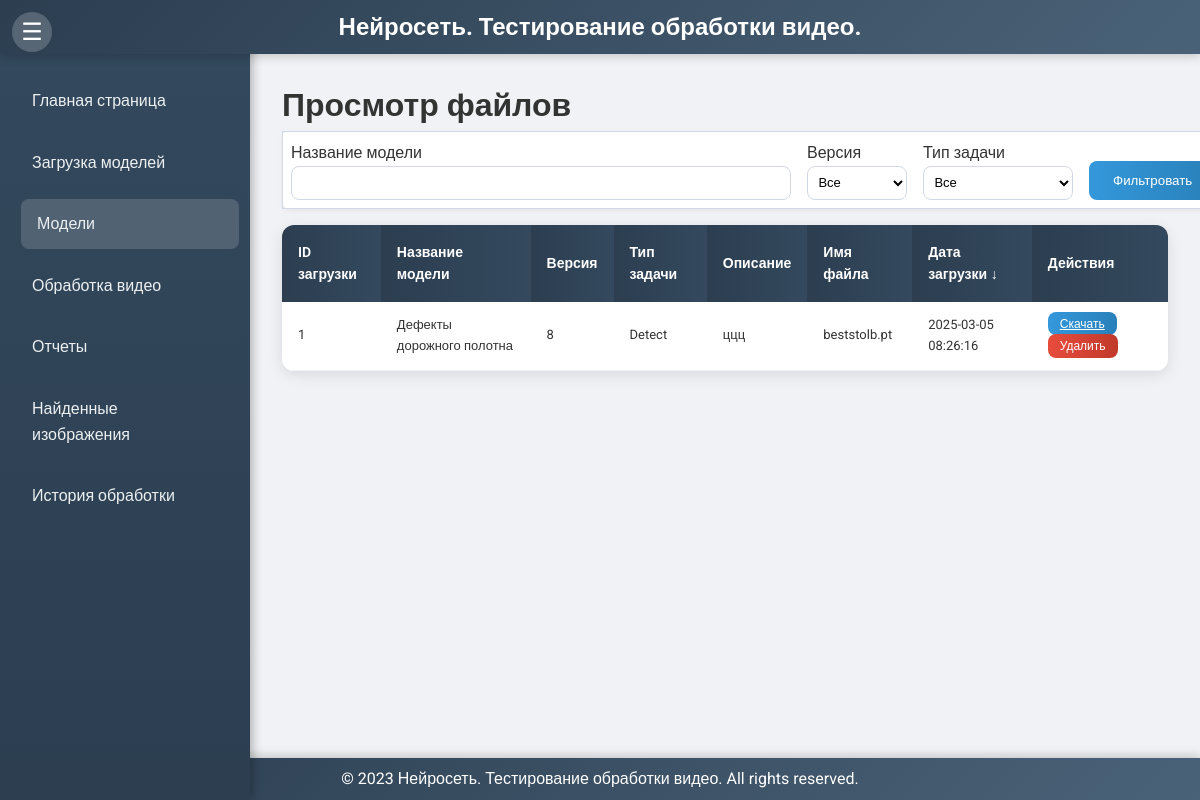
Before: /view with the older database file.
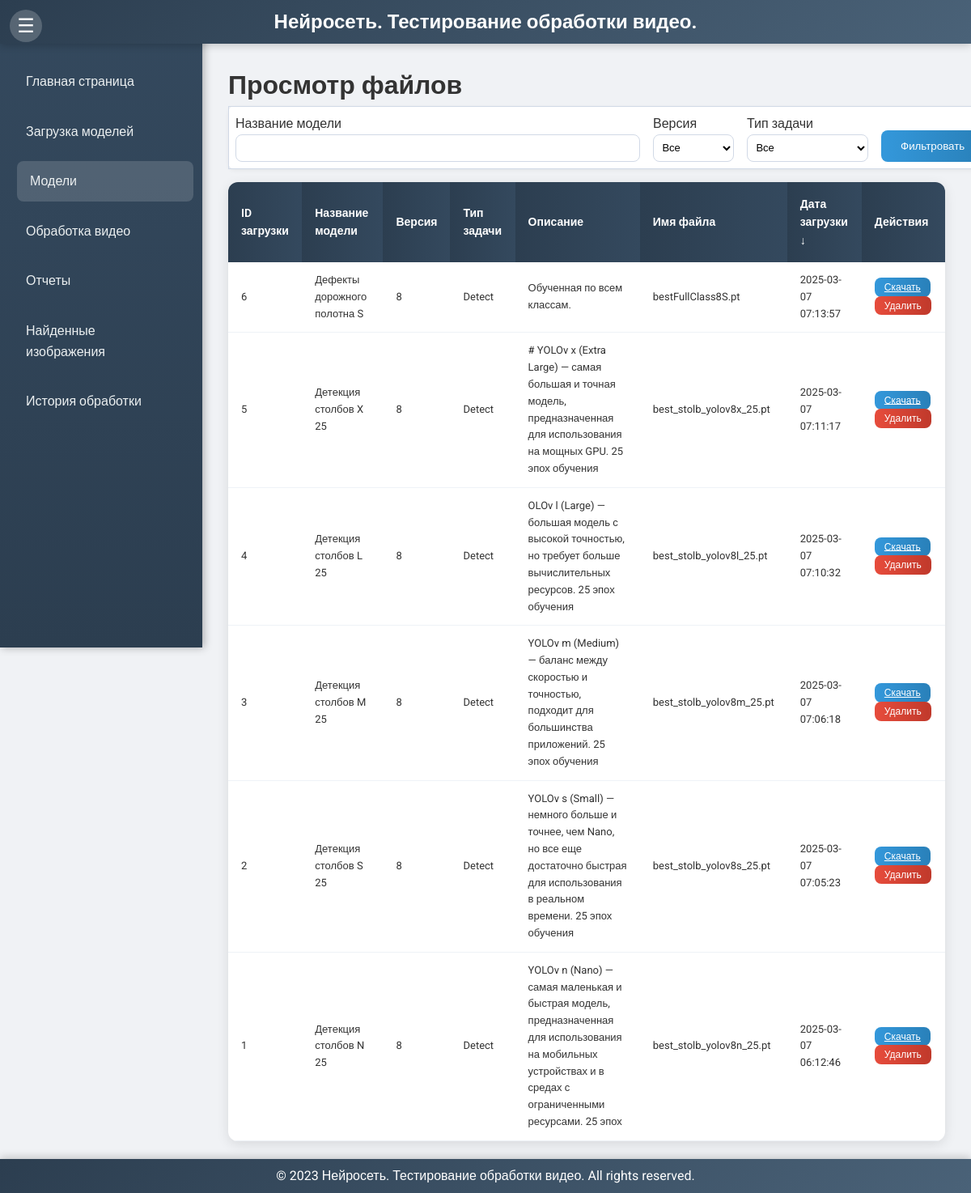
After: the same page with the newer database file.
### models.py (models this page shows)
class UploadedFile(db.Model):
    id = db.Column(db.Integer, primary_key=True)
    model_name = db.Column(db.String(255), nullable=False)
    version = db.Column(db.String(10), nullable=False)
    task_type = db.Column(db.String(50), nullable=False)
    description = db.Column(db.Text, nullable=False)
    file_path = db.Column(db.String(255), nullable=False)
    original_filename = db.Column(db.String(255), nullable=False)
    filename_without_guid = db.Column(db.String(255), nullable=False)
    upload_datetime = db.Column(db.DateTime, default=datetime.utcnow)

### app.py (the view)
@app.route('/view', methods=['GET'])
def view_files():
    model_name = request.args.get('model_name')
    version = request.args.get('version')
    task_type = request.args.get('task_type')
    sort_by = request.args.get('sort_by', 'upload_datetime')
    sort_dir = request.args.get('sort_dir', 'desc')
    query = UploadedFile.query
    if model_name:
        query = query.filter(UploadedFile.model_name.ilike(f'%{model_name}%'))
    if version:
        query = query.filter_by(version=version)
    if task_type:
        query = query.filter_by(task_type=task_type)
    sortable_fields = {
        'id': UploadedFile.id,
        'model_name': UploadedFile.model_name,
        'version': UploadedFile.version,
        'task_type': UploadedFile.task_type,
        'description': UploadedFile.description,
        'filename_without_guid': UploadedFile.filename_without_guid,
        'upload_datetime': UploadedFile.upload_datetime
    }
    if sort_by in sortable_fields:
        sort_column = sortable_fields[sort_by]
        if sort_dir == 'asc':
            query = query.order_by(asc(sort_column))
        else:
            query = query.order_by(desc(sort_column))
    files = query.all()
    unique_model_names = [row[0] for row in db.session.query(distinct(UploadedFile.model_name)).all()]
    return render_template(
        'view.html',
        files=files,
        current_page='view',
        sort_by=sort_by,
        sort_dir=sort_dir,
        unique_model_names=unique_model_names
    )

### templates/view.html (shortened to what this page needs)
{% extends 'base.html' %}
{% block content %}
    <h1>Просмотр файлов</h1>
    <form method="GET" action="{{ url_for('view_files') }}">
        <table class="filter-table">
            <tr>
                <td class="form-group compact">
                    <label for="model_name">Название модели</label>
                    <input type="text" id="model_name" name="model_name" class="form-control compact-input" value="" list="model_names" autocomplete="off" style="width: 500px;">
                </td>
                <td class="form-group compact">
                    <label for="version">Версия</label>
                    <select id="version" name="version" class="form-control compact-input" style="width: 100px;">
                        <option value="">Все</option>
                    </select>
                </td>
                <td class="form-group compact">
                    <label for="task_type">Тип задачи</label>
                    <select id="task_type" name="task_type" class="form-control compact-input" style="width: 150px;">
                        <option value="">Все</option>
                    </select>
                </td>
                <td class="form-group compact filter-button">
                    <button type="submit" class="btn btn-primary">Фильтровать</button>
                </td>
            </tr>
        </table>
    </form>
    <table class="modern-table">
        <thead>
            <tr>
                <th><a href="{{ url_for('view_files', model_name=request.args.get('model_name'), version=request.args.get('version'), task_type=request.args.get('task_type'), sort_by='id', sort_dir='asc' if sort_by == 'id' and sort_dir == 'desc' else 'desc') }}" class="table-link">ID загрузки {% if sort_by == 'id' %}{{ '↑' if sort_dir == 'asc' else '↓' }}{% endif %}</a></th>
                <th><a href="{{ url_for('view_files', model_name=request.args.get('model_name'), version=request.args.get('version'), task_type=request.args.get('task_type'), sort_by='model_name', sort_dir='asc' if sort_by == 'model_name' and sort_dir == 'desc' else 'desc') }}" class="table-link">Название модели {% if sort_by == 'model_name' %}{{ '↑' if sort_dir == 'asc' else '↓' }}{% endif %}</a></th>
                <th><a href="{{ url_for('view_files', model_name=request.args.get('model_name'), version=request.args.get('version'), task_type=request.args.get('task_type'), sort_by='version', sort_dir='asc' if sort_by == 'version' and sort_dir == 'desc' else 'desc') }}" class="table-link">Версия {% if sort_by == 'version' %}{{ '↑' if sort_dir == 'asc' else '↓' }}{% endif %}</a></th>
                <th><a href="{{ url_for('view_files', model_name=request.args.get('model_name'), version=request.args.get('version'), task_type=request.args.get('task_type'), sort_by='task_type', sort_dir='asc' if sort_by == 'task_type' and sort_dir == 'desc' else 'desc') }}" class="table-link">Тип задачи {% if sort_by == 'task_type' %}{{ '↑' if sort_dir == 'asc' else '↓' }}{% endif %}</a></th>
                <th><a href="{{ url_for('view_files', model_name=request.args.get('model_name'), version=request.args.get('version'), task_type=request.args.get('task_type'), sort_by='description', sort_dir='asc' if sort_by == 'description' and sort_dir == 'desc' else 'desc') }}" class="table-link">Описание {% if sort_by == 'description' %}{{ '↑' if sort_dir == 'asc' else '↓' }}{% endif %}</a></th>
                <th><a href="{{ url_for('view_files', model_name=request.args.get('model_name'), version=request.args.get('version'), task_type=request.args.get('task_type'), sort_by='filename_without_guid', sort_dir='asc' if sort_by == 'filename_without_guid' and sort_dir == 'desc' else 'desc') }}" class="table-link">Имя файла {% if sort_by == 'filename_without_guid' %}{{ '↑' if sort_dir == 'asc' else '↓' }}{% endif %}</a></th>
                <th><a href="{{ url_for('view_files', model_name=request.args.get('model_name'), version=request.args.get('version'), task_type=request.args.get('task_type'), sort_by='upload_datetime', sort_dir='asc' if sort_by == 'upload_datetime' and sort_dir == 'desc' else 'desc') }}" class="table-link">Дата загрузки {% if sort_by == 'upload_datetime' %}{{ '↑' if sort_dir == 'asc' else '↓' }}{% endif %}</a></th>
                <th>Действия</th>
            </tr>
        </thead>
        <tbody>
            {% for file in files %}
            <tr>
                <td>{{ file.id }}</td>
                <td>{{ file.model_name }}</td>
                <td>{{ file.version }}</td>
                <td>{{ file.task_type }}</td>
                <td>{{ file.description }}</td>
                <td>{{ file.filename_without_guid }}</td>
                <td>{{ file.upload_datetime.strftime('%Y-%m-%d %H:%M:%S') }}</td>
                <td>
                    <a href="{{ url_for('download_file', file_id=file.id) }}" class="btn btn-primary btn-sm">Скачать</a>
                    <form method="POST" action="{{ url_for('delete_file', file_id=file.id) }}" style="display:inline;">
                        <button type="submit" class="btn btn-danger btn-sm" onclick="return confirm('Вы уверены, что хотите удалить этот файл?');">Удалить</button>
                    </form>
                </td>
            </tr>
            {% endfor %}
        </tbody>
    </table>
{% endblock %}

### templates/base.html (shortened to what this page needs)
<!DOCTYPE html>
<html lang="en">
<head>
    <link rel="stylesheet" href="{{ url_for('static', filename='css/styles.css') }}">
</head>
<body>
    <header>
        <h1>Нейросеть. Тестирование обработки видео.</h1>
        <button class="menu-toggle" onclick="toggleMenu()">☰</button>
    </header>
    <div id="sidebar" style="left: 0;">
        <nav>
            <ul>
                <li><a href="{{ url_for('index') }}" class="{% if current_page == 'index' %}active{% endif %}">Главная страница</a></li>
                <li><a href="{{ url_for('upload_file') }}" class="{% if current_page == 'upload' %}active{% endif %}">Загрузка моделей</a></li>
                <li><a href="{{ url_for('view_files') }}" class="{% if current_page == 'view' %}active{% endif %}">Модели</a></li>
                <li><a href="{{ url_for('process_video') }}" class="{% if current_page == 'process_video' %}active{% endif %}">Обработка видео</a></li>
                <li><a href="{{ url_for('reports') }}" class="{% if current_page == 'reports' %}active{% endif %}">Отчеты</a></li>
                <li><a href="{{ url_for('found_images') }}" class="{% if current_page == 'found_images' %}active{% endif %}">Найденные изображения</a></li>
                <li><a href="{{ url_for('processing_history') }}" class="{% if current_page == 'processing_history' %}active{% endif %}">История обработки</a></li>
            </ul>
        </nav>
    </div>
    <div id="content" style="margin-left: 250px;">
        {% block content %}{% endblock %}
    </div>
    <footer>
        <p>© 2023 Нейросеть. Тестирование обработки видео. All rights reserved.</p>
    </footer>
</body>
</html>

### static/css/styles.css (style rules this page uses)
* { margin: 0; padding: 0; box-sizing: border-box; }
body { font-family: 'Roboto', sans-serif; line-height: 1.6; background-color: #f0f2f5; color: #333; }
header { background: linear-gradient(135deg, #2c3e50, #4a6278); color: white; padding: 0.5rem 1rem; width: 100%; position: fixed; top: 0; left: 0; z-index: 1000; display: flex; align-items: center; justify-content: center; box-shadow: 0 2px 10px rgba(0, 0, 0, 0.2); }
header h1 { font-size: 1.5rem; margin: 0; }
#sidebar { width: 250px; background: linear-gradient(180deg, #34495e, #2c3e50); height: 100vh; position: fixed; top: 0; left: -250px; padding-top: 3rem; transition: left 0.3s ease; z-index: 900; box-shadow: 2px 0 10px rgba(0, 0, 0, 0.3); }
#sidebar nav ul { list-style: none; padding: 1rem; }
#sidebar nav ul li { margin: 0.75rem 0; }
#sidebar nav ul li a { color: #ecf0f1; text-decoration: none; display: block; padding: 0.75rem 1rem; border-radius: 8px; transition: background-color 0.3s, transform 0.2s; font-weight: 500; }
#sidebar nav ul li a:hover, #sidebar nav ul li a.active { background-color: rgba(255, 255, 255, 0.15); transform: translateX(5px); }
.menu-toggle { position: fixed; top: 0.75rem; left: 0.75rem; width: 40px; height: 40px; background-color: rgba(255, 255, 255, 0.2); border: none; color: white; font-size: 1.5rem; cursor: pointer; border-radius: 50%; transition: background-color 0.3s, transform 0.2s; z-index: 1100; }
#content { padding: 2rem; margin-top: 3rem; margin-left: 0; transition: margin-left 0.3s ease; min-height: calc(100vh - 6rem); }
.modern-table { width: 100%; border-collapse: collapse; background-color: white; box-shadow: 0 4px 15px rgba(0, 0, 0, 0.1); border-radius: 12px; overflow: hidden; margin-bottom: 2rem; }
.modern-table th { background: linear-gradient(90deg, #2c3e50, #34495e); color: white !important; padding: 1rem; font-size: 14px; text-align: left; font-weight: 600; }
.modern-table th a.table-link { color: white; text-decoration: none; transition: color 0.3s; }
.modern-table td { padding: 0.75rem 1rem; font-size: 13px; border-bottom: 1px solid #eef2f7; }
.modern-table .btn-sm { padding: 0.3rem 0.75rem; font-size: 12px; }
.form-group { margin-bottom: 1.5rem; }
.form-control { width: 100%; padding: 0.75rem; border: 1px solid #d1d9e6; border-radius: 8px; font-size: 14px; background-color: #fff; transition: border-color 0.3s, box-shadow 0.3s; }
.btn { padding: 0.75rem 1.5rem; border: none; border-radius: 8px; cursor: pointer; transition: background-color 0.3s, transform 0.2s; font-weight: 500; }
.btn-primary { background: linear-gradient(90deg, #3498db, #2980b9); color: white; }
.btn-danger { background: linear-gradient(90deg, #e74c3c, #c0392b); color: white; }
footer { padding: 0.5rem; text-align: center; background: linear-gradient(135deg, #2c3e50, #4a6278); color: white; position: fixed; bottom: 0; width: 100%; box-shadow: 0 -2px 10px rgba(0, 0, 0, 0.2); }
.filter-table { width: 100%; border-collapse: collapse; margin-bottom: 1rem; background-color: #fff; border: 1px solid #d1d9e6; border-radius: 8px; box-shadow: 0 2px 5px rgba(0, 0, 0, 0.05); }
.filter-table td { padding: 0.5rem; vertical-align: bottom; }
.filter-table .form-group.compact { margin-bottom: 0; }
.filter-table .compact-input { width: 100%; padding: 0.4rem; font-size: 13px; height: 34px; box-sizing: border-box; }
.filter-table .filter-button { padding-top: 1.5rem; }

Changed rows visible on the page:
added UploadedFile: id "6", model_name "Дефекты дорожного полотна S", version "8", task_type "Detect", description "Обученная по всем классам.", filename_without_guid "bestFullClass8S.pt", upload_datetime "2025-03-07 07:13:57"
added UploadedFile: id "5", model_name "Детекция столбов X 25", version "8", task_type "Detect", description "# YOLOv x (Extra Large) — самая большая и точная модель, предназначенная для использования на мощных GPU. 25 эпох обучения", filename_without_guid "best_stolb_yolov8x_25.pt", upload_datetime "2025-03-07 07:11:17"
added UploadedFile: id "4", model_name "Детекция столбов L 25", version "8", task_type "Detect", description "OLOv l (Large) — большая модель с высокой точностью, но требует больше вычислительных ресурсов. 25 эпох обучения", filename_without_guid "best_stolb_yolov8l_25.pt", upload_datetime "2025-03-07 07:10:32"
added UploadedFile: id "3", model_name "Детекция столбов M 25", version "8", task_type "Detect", description "YOLOv m (Medium) — баланс между скоростью и точностью, подходит для большинства приложений. 25 эпох обучения", filename_without_guid "best_stolb_yolov8m_25.pt", upload_datetime "2025-03-07 07:06:18"
added UploadedFile: id "2", model_name "Детекция столбов S 25", version "8", task_type "Detect", description "YOLOv s (Small) — немного больше и точнее, чем Nano, но все еще достаточно быстрая для использования в реальном времени. 25 эпох обучения", filename_without_guid "best_stolb_yolov8s_25.pt", upload_datetime "2025-03-07 07:05:23"
changed UploadedFile id 1: model_name "Дефекты дорожного полотна" → "Детекция столбов N 25"; description "ццц" → "YOLOv n (Nano) — самая маленькая и быстрая модель, предназначенная для использования на мобильных устройствах и в средах с ограниченными ресурсами. 25 эпох"; filename_without_guid "beststolb.pt" → "best_stolb_yolov8n_25.pt"; upload_datetime "2025-03-05 08:26:16" → "2025-03-07 06:12:46"
